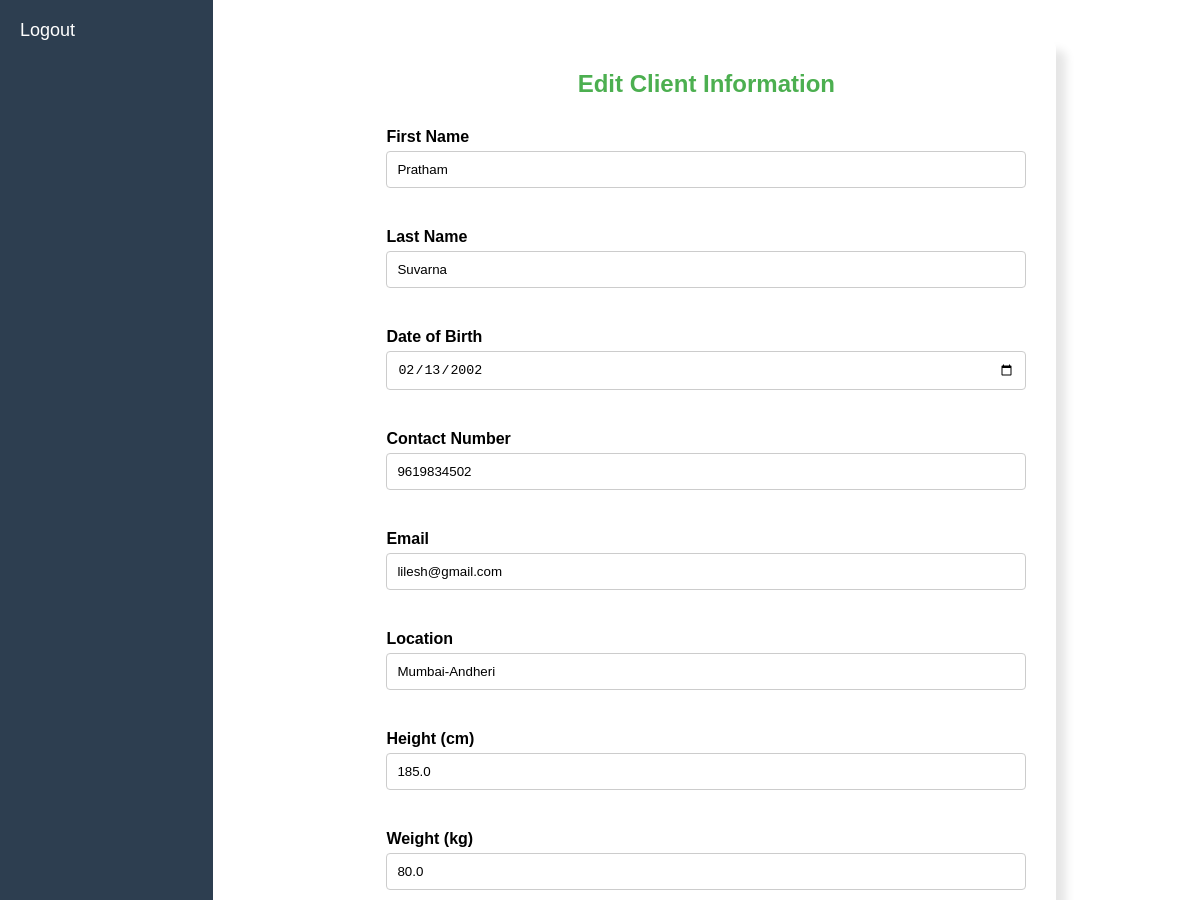
/client/edit/8/ (upper part), run on an earlier commit of the app's database.
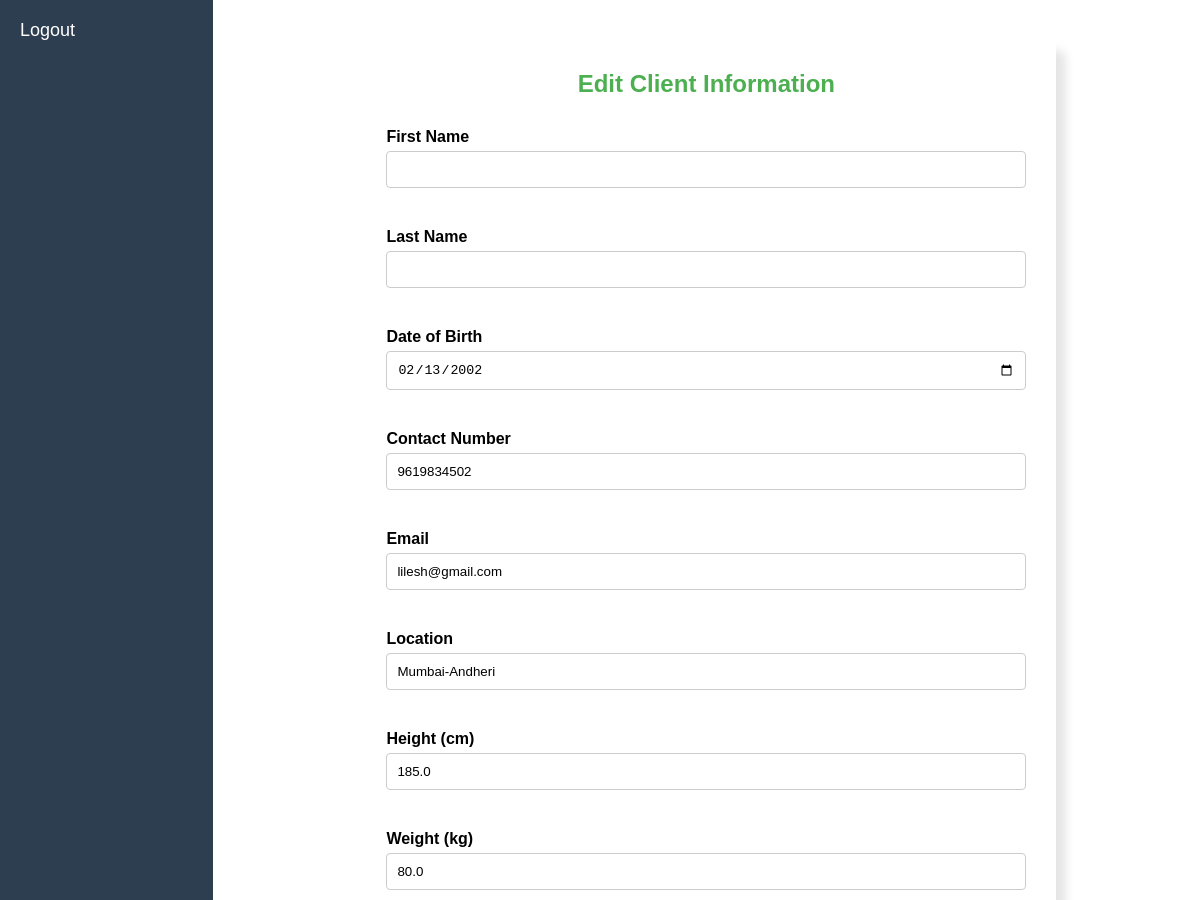
And on a later commit of the database.
### clients/models.py (models this page shows, shortened)
class ClientDetails(models.Model):
    user = models.OneToOneField(settings.AUTH_USER_MODEL, on_delete=models.CASCADE, related_name='client_profile',blank=True,null=True)
    created_by=models.ForeignKey(settings.AUTH_USER_MODEL, on_delete=models.CASCADE,blank=True,null=True,limit_choices_to={'role': "DIETICIAN"})
    first_name = models.CharField(max_length=100)
    last_name = models.CharField(max_length=100)
    dob = models.DateField(blank=True,null=True)  # Date of Birth
    contact_no = models.CharField(max_length=15,blank=True,null=True)
    email_id = models.EmailField(blank=True,null=True)
    location = models.CharField(max_length=255,blank=True,null=True)
    date_of_creation = models.DateField(auto_now_add=True,blank=True,null=True)  # Automatically set to the current date when the record is created
    notes = models.TextField(blank=True, null=True)
    height = models.FloatField(blank=True,null=True)  # Height in cm (or meters depending on your preference)
    weight = models.FloatField(blank=True,null=True)  # Weight in kg
    medical_condition = models.TextField(blank=True, null=True)
    medications = models.TextField(blank=True, null=True)
    chief_complaints = models.TextField(blank=True, null=True)
    gender = models.CharField(max_length=10, choices=[('Male', 'Male'), ('Female', 'Female'), ('Other', 'Other')])
    client_type = models.CharField(max_length=10, choices=[('KVO', 'KVO'), ('Personal', 'Personal'), ('Other', 'Other')],blank=True)
    DIET_PREFERENCES = [
    ('veg', 'Vegetarian'),
    ('eggetarian', 'Eggetarian'),
    ('nonveg', 'Non-Vegetarian'),
    ('vegan', 'Vegan'),
    ('keto', 'Keto'),
    ('paleo', 'Paleo'),
]
    diet_preference = models.CharField(
        max_length=15,  # ensure it's large enough
        choices=DIET_PREFERENCES,
        default='veg',
        null=True,
        blank=True
    )

### clients/views.py (the view, shortened to what this page needs)
# urls.py: path('edit/<int:client_id>/', update_client, name='update_client'),
def update_client(request, client_id):
    client = get_object_or_404(ClientDetails, id=client_id)
    return render(request, 'clients/client_edit.html', {'client': client})

### clients/templates/clients/client_edit.html (shortened to what this page needs)
{% extends 'core/base.html' %}
{% load static %}
{% block extra_css %}
<link rel="stylesheet" href="{% static 'clients/css/client_edit.css' %}"/>
{% endblock %}
{% block content %}
    <div class="container">
        <h2>Edit Client Information</h2>
        <form method="post">
            <div class="form-group">
                <label for="first_name">First Name</label>
                <input type="text" name="first_name" id="first_name" value="{{ client.first_name }}">
            </div>
            <div class="form-group">
                <label for="last_name">Last Name</label>
                <input type="text" name="last_name" id="last_name" value="{{ client.last_name }}">
            </div>
            <div class="form-group">
                <label for="dob">Date of Birth</label>
                <input type="date" name="date_of_birth" id="dob" value="{{ client.dob|date:'Y-m-d' }}">
            </div>
            <div class="form-group">
                <label for="contact_no">Contact Number</label>
                <input type="text" name="contact_no" id="contact_no" value="{{ client.contact_no }}">
            </div>
            <div class="form-group">
                <label for="email_id">Email</label>
                <input type="email" name="email_id" id="email_id" value="{{ client.email_id }}">
            </div>
            <div class="form-group">
                <label for="location">Location</label>
                <input type="text" name="location" id="location" value="{{ client.location }}">
            </div>
            <div class="form-group">
                <label for="height">Height (cm)</label>
                <input type="number" step="0.01" name="height" id="height" value="{{ client.height }}">
            </div>
            <div class="form-group">
                <label for="weight">Weight (kg)</label>
                <input type="number" step="0.01" name="weight" id="weight" value="{{ client.weight }}">
            </div>
        </form>
    </div>
{% endblock %}

What changed in the data, as far as the page shows it:
changed ClientDetails "lilesh@gmail.com": first_name "Pratham" → (not shown); last_name "Suvarna" → (not shown)
